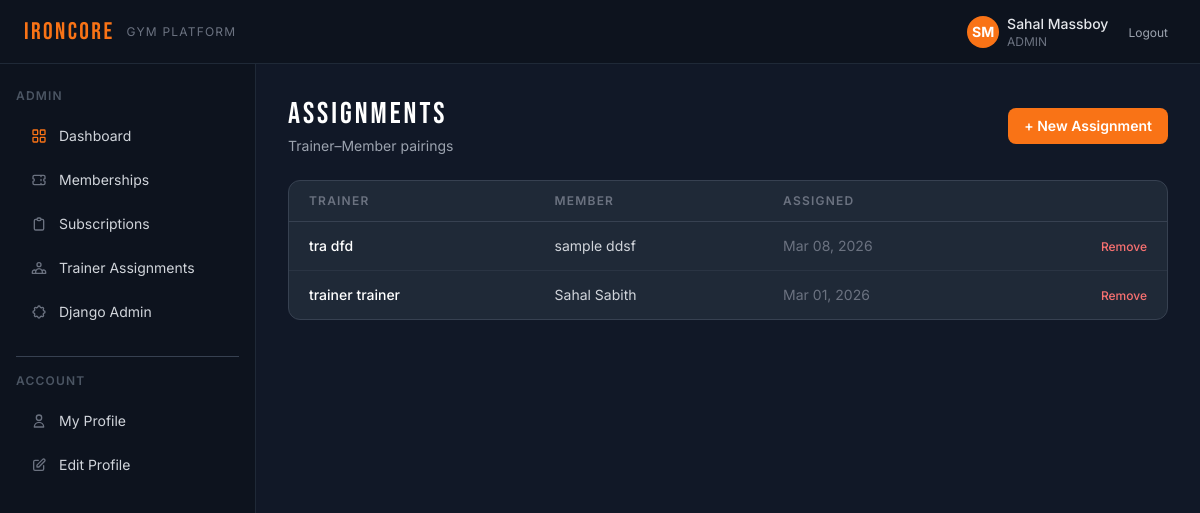
The app's page /trainers/assignments/ (signed in) with its own data.
### accounts/models.py (models this page shows, shortened)
class User(AbstractUser):
    class Role(models.TextChoices):
        ADMIN = 'ADMIN', 'Admin'
        TRAINER = 'TRAINER', 'Trainer'
        MEMBER = 'MEMBER', 'Member'
    email = models.EmailField(unique=True)
    phone_number = models.CharField(max_length=15, blank=True)
    profile_photo = models.ImageField(upload_to='profile_photos/', blank=True, null=True)
    role = models.CharField(max_length=10, choices=Role.choices, default=Role.MEMBER)
    height = models.DecimalField(max_digits=5, decimal_places=2, null=True, blank=True, help_text='Height in cm')
    weight = models.DecimalField(max_digits=5, decimal_places=2, null=True, blank=True, help_text='Weight in kg')
    fitness_goal = models.TextField(blank=True)
    USERNAME_FIELD = 'email'
    REQUIRED_FIELDS = ['username', 'first_name', 'last_name']
    def get_full_name(self):
        return f'{self.first_name} {self.last_name}'.strip() or self.email

### trainers/models.py (models this page shows, shortened)
class TrainerAssignment(models.Model):
    trainer = models.ForeignKey(
        settings.AUTH_USER_MODEL,
        on_delete=models.CASCADE,
        related_name='trainer_assignments',
        limit_choices_to={'role': 'TRAINER'},
    )
    member = models.ForeignKey(
        settings.AUTH_USER_MODEL,
        on_delete=models.CASCADE,
        related_name='member_assignments',
        limit_choices_to={'role': 'MEMBER'},
    )
    assigned_at = models.DateTimeField(auto_now_add=True)
    notes = models.TextField(blank=True)
    class Meta:
        unique_together = ('trainer', 'member')
        ordering = ['-assigned_at']

### trainers/views.py (the view)
# urls.py: path('assignments/', views.AssignmentListView.as_view(), name='assignments'),
@method_decorator(role_required('ADMIN'), name='dispatch')
class AssignmentListView(LoginRequiredMixin, ListView):
    model = TrainerAssignment
    template_name = 'trainers/assignment_list.html'
    context_object_name = 'assignments'
    def get_queryset(self):
        return TrainerAssignment.objects.select_related('trainer', 'member').order_by('-assigned_at')

### trainers/templates/trainers/assignment_list.html (shortened to what this page needs)
{% extends 'base.html' %}
{% block content %}
<div class="mb-6 flex items-center justify-between">
  <div>
    <h1 class="text-3xl font-display tracking-widest text-white">ASSIGNMENTS</h1>
    <p class="text-gray-400 text-sm mt-1">Trainer–Member pairings</p>
  </div>
  <a href="{% url 'trainers:assign' %}" class="btn-primary px-4 py-2 rounded-lg text-sm font-semibold">+ New Assignment</a>
</div>
<div class="bg-surface-card border border-surface-border rounded-xl overflow-hidden">
  <div class="overflow-x-auto">
    <table class="w-full text-sm">
      <thead><tr class="border-b border-surface-border">
        <th class="text-left px-5 py-3 text-xs font-semibold text-gray-500 uppercase tracking-widest">Trainer</th>
        <th class="text-left px-5 py-3 text-xs font-semibold text-gray-500 uppercase tracking-widest">Member</th>
        <th class="text-left px-5 py-3 text-xs font-semibold text-gray-500 uppercase tracking-widest">Assigned</th>
        <th class="px-5 py-3"></th>
      </tr></thead>
      <tbody class="divide-y divide-surface-border/50">
        {% for a in assignments %}
        <tr class="hover:bg-surface/50 transition-colors">
          <td class="px-5 py-3.5 font-medium text-white">{{ a.trainer.get_full_name }}</td>
          <td class="px-5 py-3.5 text-gray-300">{{ a.member.get_full_name }}</td>
          <td class="px-5 py-3.5 text-gray-500">{{ a.assigned_at|date:"M d, Y" }}</td>
          <td class="px-5 py-3.5 text-right">
            <a href="{% url 'trainers:delete_assignment' a.pk %}" class="text-red-400 hover:text-red-300 text-xs font-medium">Remove</a>
          </td>
        </tr>
        {% empty %}
        <tr><td colspan="4" class="px-5 py-10 text-center text-gray-500">No assignments yet.</td></tr>
        {% endfor %}
      </tbody>
    </table>
  </div>
</div>
{% endblock %}

### templates/partials/navbar.html (shortened to what this page needs)
<nav class="fixed top-0 left-0 right-0 z-50 flex items-center justify-between px-4 md:px-6 h-16"
     style="background:#0d131e; border-bottom:1px solid #1f2937;">
    <div class="flex items-center gap-3">
        <span class="font-display text-2xl tracking-widest text-brand">IRONCORE</span>
        <span class="hidden sm:inline text-xs text-gray-500 uppercase tracking-widest">Gym Platform</span>
    </div>
    <div class="flex items-center gap-3">
        <div class="hidden sm:flex items-center gap-2">
            {% if request.user.profile_photo %}
                <img src="{{ request.user.profile_photo.url }}" alt="avatar"
                     class="w-8 h-8 rounded-full object-cover ring-2 ring-brand">
            {% else %}
                <div class="w-8 h-8 rounded-full bg-brand flex items-center justify-center text-sm font-bold text-white">
                    {{ request.user.first_name|first|upper }}{{ request.user.last_name|first|upper }}
                </div>
            {% endif %}
            <div class="leading-tight">
                <p class="text-sm font-medium text-gray-200">{{ request.user.get_full_name }}</p>
                <p class="text-xs text-gray-500">{{ request.user.role }}</p>
            </div>
        </div>
        <form method="post" action="{% url 'accounts:logout' %}">
            <button type="submit" class="text-xs text-gray-400 hover:text-brand transition-colors px-2 py-1 rounded">
                Logout
            </button>
        </form>
    </div>
</nav>

### templates/base.html (style rules this page uses)
body { background-color: #111827; color: #f9fafb; }
.btn-primary { background: #f97316; color: #fff; transition: background .2s; }

### records on screen
User: user.first_name|first "S", user.last_name|first "M", user.get_full_name "Sahal Massboy", user.role "ADMIN"
TrainerAssignment: trainer.get_full_name "tra dfd", member.get_full_name "sample ddsf", assigned_at "Mar 08, 2026"
TrainerAssignment: trainer.get_full_name "trainer trainer", member.get_full_name "Sahal Sabith", assigned_at "Mar 01, 2026"
